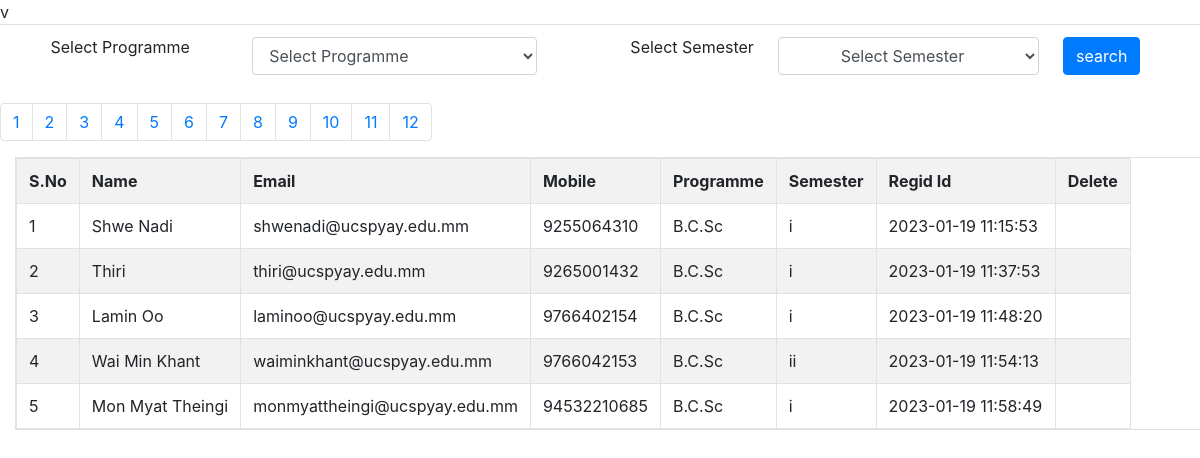
Screenshot of /admin/testpaging.php with the database file from the repository.
### tables this page shows
CREATE TABLE `user` (
  `id` int(11) NOT NULL,
  `name` char(40) NOT NULL,
  `email` varchar(40) NOT NULL,
  `pass` varchar(40) NOT NULL,
  `mobile` bigint(11) NOT NULL,
  `programme` varchar(20) NOT NULL,
  `Class` varchar(20) NOT NULL,
  `class_name` varchar(20) NOT NULL,
  `semester` varchar(10) NOT NULL,
  `gender` varchar(40) NOT NULL,
  `hobbies` varchar(40) NOT NULL,
  `Language` varchar(40) NOT NULL,
  `image` varchar(50) NOT NULL,
  `dob` date NOT NULL,
  `regid` varchar(20) NOT NULL
);

### admin/testpaging.php (the view, shortened to what this page needs)
<?php
include('../dbconfig.php');
 extract($_POST);
?>
<!DOCTYPE html>
<html lang="en">
<head>
  <link rel="stylesheet" href="https://maxcdn.bootstrapcdn.com/bootstrap/4.0.0/css/bootstrap.min.css">
</head>
<body>
<body>
<form method="post" >
<table class="table table-hover">
<tr>
	<td style="text-align: center;">Select Programme</td>
    <td>
        <select name="pro"  class="form-control">
          <option value="Select Programme">Select Programme</option>
        </select>
    </td>
<td style="text-align: right;">Select Semester</td>
<td>
<select name="sem" class="form-control">
<option style="text-align: center;" value="Select Semester">Select Semester</option>
</select>
</td>
<td><input name="search" type="submit" value="search" class="btn btn-primary"/>
</td>
</tr>
</table>
</form>
<?php
$limit = 5;
if (isset($_GET["page"])) {
	$page  = $_GET["page"];
	}
	else{
	$page=1;
	};
$start_from = ($page-1) * $limit;
  if(empty($_POST['search']))
  	$que=mysqli_query($conn,"select * from user LIMIT  $start_from, $limit");
	echo "<table class='table table-responsive table-bordered table-striped table-hover' style=margin:15px;>";
	echo "<tr class='success'>";
	echo "<th>S.No</th>";
	echo "<th>Name</th>";
	echo "<th>Email</th>";
	echo "<th>Mobile</th>";
	echo "<th>Programme</th>";
	echo "<th>Semester</th>";
	echo "<th>Regid Id</th>";
	echo "<th>Delete</th>";
	echo "</tr>";
	$i=1;
	while($row=mysqli_fetch_array($que))
	{
		echo "<tr>";
		echo "<td>".$i."</td>";
		echo "<td>".$row['name']."</td>";
		echo "<td>".$row['email']."</td>";
		echo "<td>".$row['mobile']."</td>";
		echo "<td>".$row['programme']."</td>";
		echo "<td>".$row['semester']."</td>";
		echo "<td>".$row['regid']."</td>";
		echo "<td class='text-center'><a href='#' onclick='deletes($row[id])'><span class='glyphicon glyphicon-remove' style=color:red;></span></a></td>";
		echo "</tr>";
		$i++;
	}
$result_db = mysqli_query($conn,"SELECT COUNT(*) FROM user");
$row_db = mysqli_fetch_row($result_db);
$total_records = $row_db[0];
$total_pages = ceil($total_records / $limit);
$pagLink = "<ul class='pagination'>";
for ($i=1; $i<=$total_pages; $i++) {
              $pagLink .= "<li class='page-item'><a class='page-link' href='pagination.php?page=".$i."'>".$i."</a></li>";
}
echo $pagLink . "</ul>";
?>
  </body>
</html>

### rows the page displays
user: name "Shwe Nadi", email "shwenadi@ucspyay.edu.mm", mobile "9255064310", programme "B.C.Sc", semester "i", regid "2023-01-19 11:15:53"
user: name "Thiri", email "thiri@ucspyay.edu.mm", mobile "9265001432", programme "B.C.Sc", semester "i", regid "2023-01-19 11:37:53"
user: name "Lamin Oo", email "laminoo@ucspyay.edu.mm", mobile "9766402154", programme "B.C.Sc", semester "i", regid "2023-01-19 11:48:20"
user: name "Wai Min Khant", email "waiminkhant@ucspyay.edu.mm", mobile "9766042153", programme "B.C.Sc", semester "ii", regid "2023-01-19 11:54:13"
user: name "Mon Myat Theingi", email "monmyattheingi@ucspyay.edu.mm", mobile "94532210685", programme "B.C.Sc", semester "i", regid "2023-01-19 11:58:49"
